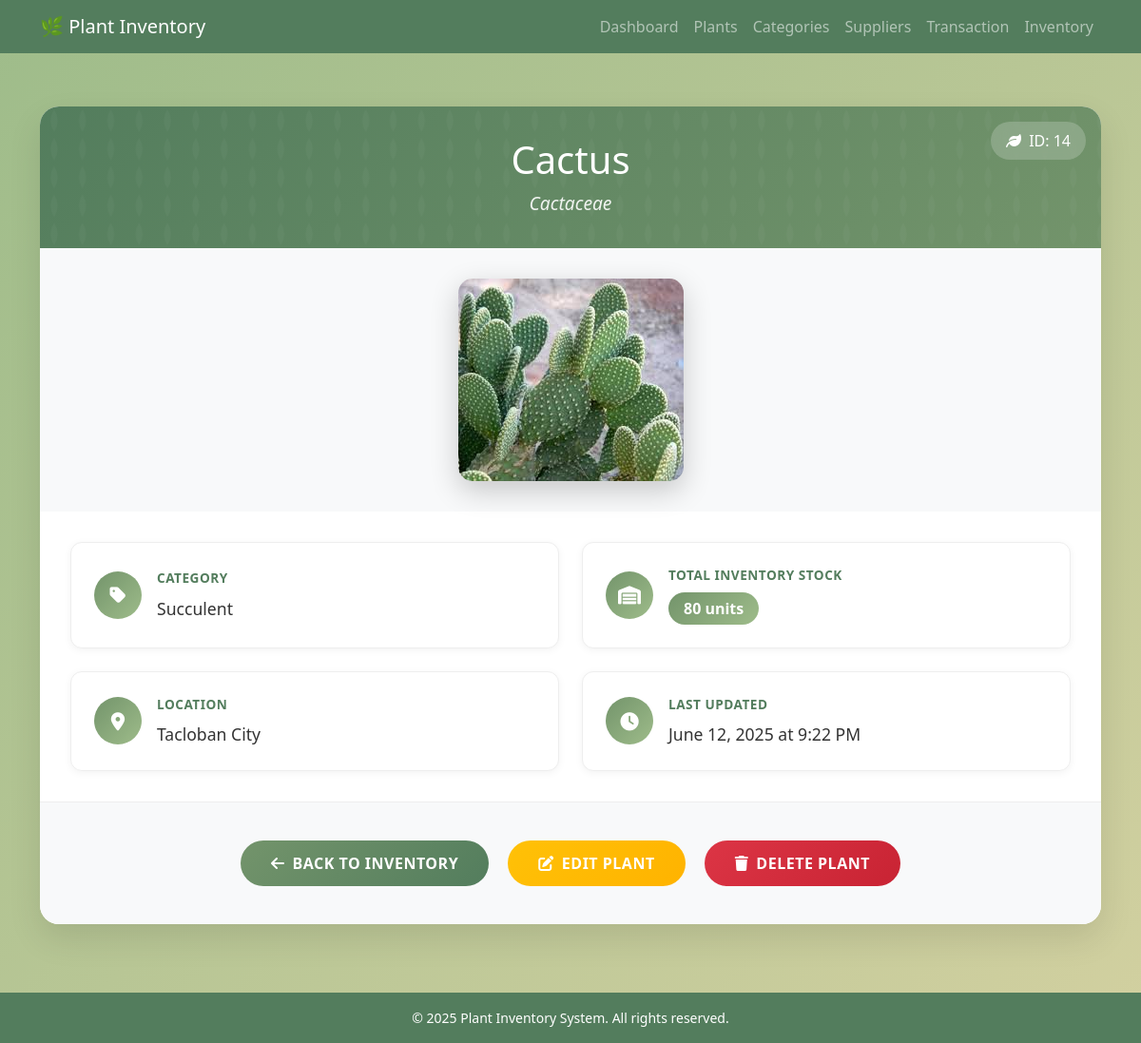
/view_plants.php?id=14 (signed in), run on the app's committed database.
### tables this page shows
CREATE TABLE `plants` (
  `PlantID` int(11) NOT NULL,
  `Name` varchar(255) NOT NULL,
  `ScientificName` varchar(255) NOT NULL,
  `Location` varchar(255) NOT NULL,
  `LastUpdated` datetime NOT NULL DEFAULT current_timestamp(),
  `ImagePath` longblob NOT NULL,
  `category_id` int(11) DEFAULT NULL
);

CREATE TABLE `category` (
  `category_id` int(11) NOT NULL,
  `category_name` varchar(50) NOT NULL
);

### view_plants.php (the view, shortened to what this page needs)
<?php
include 'navbar.php';
include 'auth.php';
$plantID = isset($_GET['id']) ? intval($_GET['id']) : 0;
$sql = "
    SELECT
        plants.*,
        category.category_name,
        COALESCE(SUM(inventory.inv_quantity), 0) as total_inventory_quantity
    FROM
        plants
    LEFT JOIN
        category
    ON
        plants.category_id = category.category_id
    LEFT JOIN
        inventory
    ON
        plants.PlantID = inventory.PlantID
    WHERE
        plants.PlantID = ?
    GROUP BY
        plants.PlantID
";
$stmt = $conn->prepare($sql);
$stmt->bind_param("i", $plantID);
$stmt->execute();
$result = $stmt->get_result();
$plant = $result->fetch_assoc();
?>
<!DOCTYPE html>
<html lang="en">
<head>
    <link href="https://cdn.jsdelivr.net/npm/bootstrap@5.3.0/dist/css/bootstrap.min.css" rel="stylesheet">
    <link href="https://cdnjs.cloudflare.com/ajax/libs/font-awesome/6.0.0/css/all.min.css" rel="stylesheet">
</head>
<body>
    <div class="container py-4">
        <div class="plant-card">
            <div class="plant-header">
                <div class="status-indicator">
                    <i class="fas fa-leaf me-1"></i>
                    ID: <?= htmlspecialchars($plant['PlantID']) ?>
                </div>
                <h1><?= htmlspecialchars($plant['Name']) ?></h1>
                <div class="scientific-name"><?= htmlspecialchars($plant['ScientificName']) ?></div>
            </div>
            <div class="plant-image-container">
                <?php
                    $imagePath = $plant['ImagePath'];
                    if (!empty($imagePath) && file_exists($imagePath)) {
                        $imageSrc = htmlspecialchars($imagePath);
                        echo "<img src='$imageSrc' alt='".htmlspecialchars($plant['Name'])."' class='plant-image'>";
                    } elseif (!empty($imagePath)) {
                        echo "<div class='image-error'><i class='fas fa-exclamation-triangle fa-2x mb-2'></i><br>Image File Missing</div>";
                    } else {
                        echo "<div class='no-image-placeholder'><i class='fas fa-camera fa-2x mb-2'></i><br>No Image Available</div>";
                    }
                ?>
            </div>
            <div class="detail-section">
                <div class="details-grid">
                    <div class="detail-row">
                        <div class="detail-icon"><i class="fas fa-tag"></i></div>
                        <div class="detail-content">
                            <div class="detail-label">Category</div>
                            <div class="detail-value"><?= htmlspecialchars($plant['category_name']) ?></div>
                        </div>
                    </div>
                    <div class="detail-row">
                        <div class="detail-icon">
                            <i class="fas fa-warehouse"></i>
                        </div>
                        <div class="detail-content">
                            <div class="detail-label">Total Inventory Stock</div>
                            <div class="detail-value">
                                <span class="quantity-badge"><?= htmlspecialchars($plant['total_inventory_quantity']) ?> units</span>
                            </div>
                        </div>
                    </div>
                    <div class="detail-row">
                        <div class="detail-icon">
                            <i class="fas fa-map-marker-alt"></i>
                        </div>
                        <div class="detail-content">
                            <div class="detail-label">Location</div>
                            <div class="detail-value"><?= htmlspecialchars($plant['Location']) ?></div>
                        </div>
                    </div>
                    <div class="detail-row">
                        <div class="detail-icon">
                            <i class="fas fa-clock"></i>
                        </div>
                        <div class="detail-content">
                            <div class="detail-label">Last Updated</div>
                            <div class="detail-value">
                                <?php
                                    $date = new DateTime($plant['LastUpdated']);
                                    echo $date->format('F j, Y \a\t g:i A');
                                ?>
                            </div>
                        </div>
                    </div>
                </div>
            </div>
            <div class="action-buttons">
                <a href="plants.php" class="btn btn-custom btn-back">
                    <i class="fas fa-arrow-left me-2"></i>Back to Inventory
                </a>
                <a href="edit_plants.php?id=<?= $plant['PlantID'] ?>" class="btn btn-custom btn-edit">
                    <i class="fas fa-edit me-2"></i>Edit Plant
                </a>
                <button class="btn btn-custom btn-delete" onclick="confirmDelete()">
                    <i class="fas fa-trash me-2"></i>Delete Plant
                </button>
            </div>
        </div>
    </div>
<footer class="text-center py-3 mt-5" style="background-color: #537D5D; color: white;">
    <div class="container">
        <small>&copy; <?= date('Y') ?> Plant Inventory System. All rights reserved.</small>
    </div>
</footer>
</body>
</html>

### view_plants.php (style rules this page uses)
:root { --primary-dark-green: #537D5D; --primary-green: #73946B; --secondary-light-green: #9EBC8A; --accent-beige: #D2D0A0; }
body { background: linear-gradient(135deg, var(--secondary-light-green) 0%, var(--accent-beige) 100%); font-family: 'Segoe UI', sans-serif; min-height: 100vh; }
.plant-card { background: white; border-radius: 20px; box-shadow: 0 15px 35px rgba(0,0,0,0.1); overflow: hidden; margin-top: 2rem; }
.plant-header { background: linear-gradient(135deg, var(--primary-dark-green) 0%, var(--primary-green) 100%); color: white; padding: 2rem; text-align: center; position: relative; }
.plant-header::before { content: ''; position: absolute; top: 0; left: 0; right: 0; bottom: 0; opacity: 0.3; }
.plant-header h1 { position: relative; z-index: 1; margin-bottom: 0.5rem; font-weight: 300; }
.plant-header .scientific-name { position: relative; z-index: 1; font-style: italic; font-size: 1.2rem; opacity: 0.9; }
.plant-image-container { position: relative; text-align: center; padding: 2rem; background: #f8f9fa; }
.plant-image { max-width: 100%; max-height: 400px; border-radius: 15px; box-shadow: 0 10px 30px rgba(0,0,0,0.2); object-fit: cover; }
.detail-section { padding: 2rem; }
.details-grid { display: grid; grid-template-columns: 1fr 1fr; gap: 1.5rem; }
.detail-row { display: flex; align-items: center; padding: 1.5rem; border: 1px solid #eee; border-radius: 12px; background: #fff; box-shadow: 0 2px 8px rgba(0,0,0,0.05); transition: all 0.3s ease; }
.detail-icon { width: 50px; height: 50px; background: linear-gradient(135deg, var(--primary-green), var(--secondary-light-green)); border-radius: 50%; display: flex; align-items: center; justify-content: center; color: white; margin-right: 1rem; flex-shrink: 0; font-size: 1.2rem; }
.detail-content { flex-grow: 1; }
.detail-label { font-weight: 600; color: var(--primary-dark-green); font-size: 0.85rem; text-transform: uppercase; letter-spacing: 0.5px; margin-bottom: 0.5rem; }
.detail-value { font-size: 1.1rem; color: #333; font-weight: 500; }
.quantity-badge { background: linear-gradient(135deg, var(--primary-green), var(--secondary-light-green)); color: white; padding: 0.3rem 1rem; border-radius: 25px; font-weight: 600; font-size: 1rem; display: inline-block; }
.action-buttons { padding: 2rem; background: #f8f9fa; text-align: center; border-top: 1px solid #eee; }
.btn-custom { margin: 0.5rem; padding: 0.75rem 2rem; border-radius: 25px; font-weight: 600; text-transform: uppercase; letter-spacing: 0.5px; border: none; transition: all 0.3s ease; }
.btn-edit { background: linear-gradient(135deg, #ffc107, #ffb300); color: white; }
.btn-delete { background: linear-gradient(135deg, #dc3545, #c82333); color: white; }
.btn-back { background: linear-gradient(135deg, var(--primary-green), var(--primary-dark-green)); color: white; }
.status-indicator { position: absolute; top: 1rem; right: 1rem; background: rgba(255,255,255,0.2); padding: 0.5rem 1rem; border-radius: 20px; backdrop-filter: blur(10px); }

### data on the page
plants: PlantID "14", Name "Cactus", ScientificName "Cactaceae", ImagePath (picture), category.category_name "Succulent", Location "Tacloban City", LastUpdated "June 12, 2025 at 9:22 PM"

### other printed values
$plant['total_inventory_quantity'] "80"
